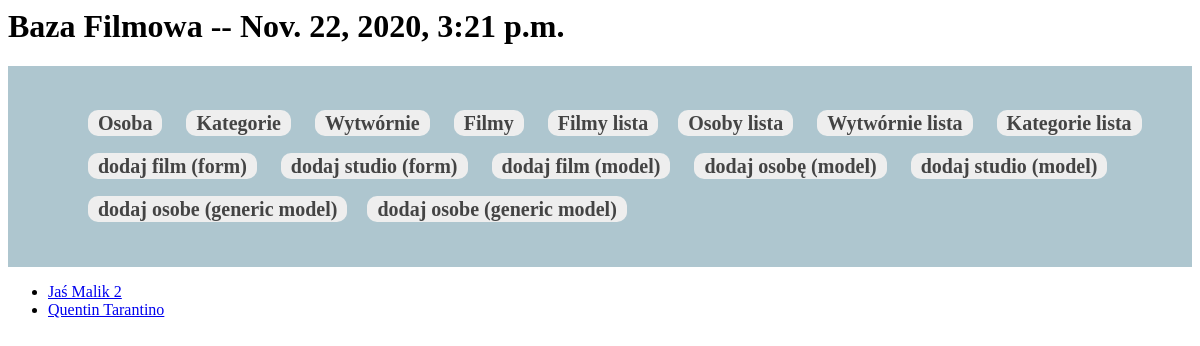
/movie/persons_list/, run on the app's committed database.
### filmyapp/models.py (models this page shows)
class Person(models.Model):
    first_name = models.CharField(max_length=32)
    last_name = models.CharField(max_length=32)
    def __str__(self):
        return f"{self.first_name} {self.last_name}"
    def get_detail_url(self):
        return reverse("edit_person", args=(self.pk,))

### filmyapp/views.py (the view)
# urls.py: path("persons_list/", views.ListPersonView.as_view(), name= 'persons'),
class ListPersonView(View):
    def get(self, request):
        persons = Person.objects.all()
        return render(request, "obj_list.html", {'objects': persons})

### filmyapp/context_processors.py (called while the page is built)
def get_time(request):
    return  {'date':datetime.now()}

### templates/obj_list.html
{% extends 'base.html' %}
{% block header %}
    {% include 'header.html'  %}
{% endblock %}
{% block content %}
    <ul>
        {% for item in objects %}
            <li><a href="{{ item.get_detail_url }}">{{ item }}</a></li>
        {% endfor %}
    </ul>
{% endblock %}

### data on the page
Person: first_name+last_name "Jaś Malik 2"
Person: first_name+last_name "Quentin Tarantino"
